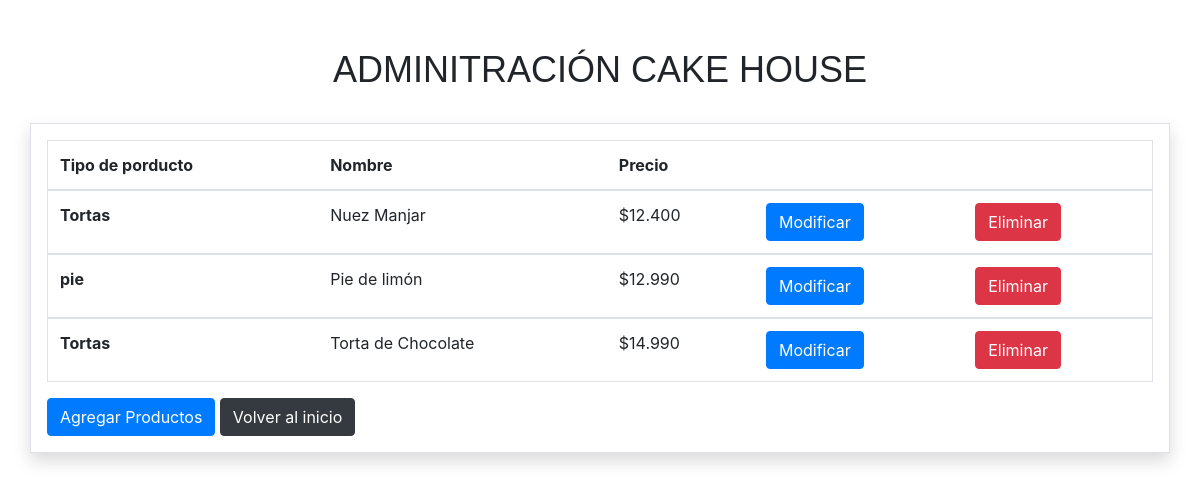
The app's page /productos/administracion, older data.
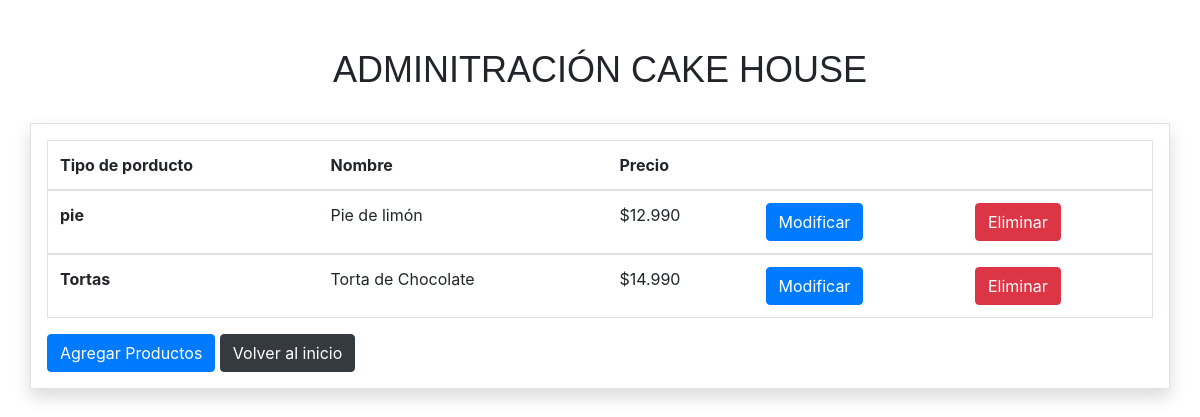
The same page, newer data.
### productos/models.py (models this page shows, shortened)
class Producto(models.Model):
    tipo_producto = models.ForeignKey(Tipo_producto, on_delete=models.CASCADE)
    nombre= models.CharField(max_length=100,default='')
    precio = models.IntegerField(default=0)
    descripcion= models.CharField(max_length=600,default='')
    imagen = models.ImageField(upload_to="porductos", null= True)
    class Meta:
        permissions = (
            ('gerente', _('Es gerente')),
            ('cliente', _('Es cliente')),
        )

class Tipo_producto(models.Model):
    nombre = models.CharField(max_length=100,default='')
    def __str__(self):
        return self.nombre

### productos/views.py (the view)
# urls.py: path('administracion',views.administracion,name='administracion'),
def administracion(request):
    listado_clientes =Producto.objects.all()
    clientes ={'listado_clientes':listado_clientes }
    return render(request, 'productos/administracion.html',clientes)

### productos/templates/productos/administracion.html (shortened to what this page needs)
<!doctype html>
<html lang="en">
  <head>
    {% load static %}
    <link rel="stylesheet" type="text/css" href="{% static 'productos/css/bootstrap.min.css'%}">
  </head>
  <body>
    <h3 style="margin-top: 3rem; text-align: center; font-size: 36px;font-family:Impact, Haettenschweiler, 'Arial Narrow Bold', sans-serif ;" >ADMINITRACIÓN CAKE HOUSE</h3>
    <div class="container border shadow p-3 mb-5" style="margin-top:2rem;">
        <table class="table table-hover table-responsive-sm border">
            <thead>
              <tr>
                <th scope="col">Tipo de porducto</th>
                <th scope="col">Nombre</th>
                <th scope="col">Precio</th>
                <th></th>
                <th></th>
              </tr>
            </thead>
            <tbody>
    {%load humanize%}
            {%for p in listado_clientes %}
              <tr>
                <th scope="row">{{p.tipo_producto}}</th>
                <td>{{p.nombre}}</td>
                <td>${{p.precio|intcomma}}</td>
                <td><a href="{%url 'productos:modificar' p.id %}" type="button" class="btn btn-primary">Modificar</a></td>
                <td><a href="{%url 'productos:eliminar' p.id %}"type="button"  class="btn btn-danger">Eliminar</a></td>
              </tr>
            </tbody>
            {%endfor%}
          </table>
          <a href="{%url 'productos:agregar_producto'%}"type="button" class="btn btn-primary">Agregar Productos</a>
          <a href="{%url 'productos:index'%}"type="button" class="btn btn-dark">Volver al inicio</a>
    </div>
  </body>
</html>

Row changes from the older to the newer data that the page shows:
removed Producto: tipo_producto "Tortas", nombre "Nuez Manjar", precio "12.400"
